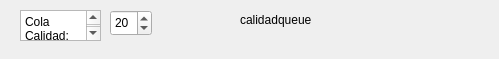
    <widget class="QWidget" name="scrollAreaWidgetContents_12">
     <property name="geometry">
      <rect>
       <x>0</x>
       <y>0</y>
       <width>499</width>
       <height>59</height>
      </rect>
     </property>
     <widget class="QTextEdit" name="textEdit_11">
      <property name="geometry">
       <rect>
        <x>20</x>
        <y>10</y>
        <width>81</width>
        <height>31</height>
       </rect>
      </property>
      <property name="html">
       <string>&lt;!DOCTYPE HTML PUBLIC &quot;-//W3C//DTD HTML 4.0//EN&quot; &quot;http://www.w3.org/TR/REC-html40/strict.dtd&quot;&gt;
&lt;html&gt;&lt;head&gt;&lt;meta name=&quot;qrichtext&quot; content=&quot;1&quot; /&gt;&lt;meta charset=&quot;utf-8&quot; /&gt;&lt;style type=&quot;text/css&quot;&gt;
p, li { white-space: pre-wrap; }
hr { height: 1px; border-width: 0; }
li.unchecked::marker { content: &quot;\2610&quot;; }
li.checked::marker { content: &quot;\2612&quot;; }
&lt;/style&gt;&lt;/head&gt;&lt;body style=&quot; font-family:'Segoe UI'; font-size:9pt; font-weight:400; font-style:normal;&quot;&gt;
&lt;p style=&quot; margin-top:0px; margin-bottom:0px; margin-left:0px; margin-right:0px; -qt-block-indent:0; text-indent:0px;&quot;&gt;Cola Calidad:&lt;/p&gt;&lt;/body&gt;&lt;/html&gt;</string>
      </property>
     </widget>
     <widget class="QLabel" name="calidadLabel">
      <property name="geometry">
       <rect>
        <x>240</x>
        <y>10</y>
        <width>201</width>
        <height>20</height>
       </rect>
      </property>
      <property name="text">
       <string>calidadqueue</string>
      </property>
     </widget>
     <widget class="QSpinBox" name="calidadSpinBox">
      <property name="geometry">
       <rect>
        <x>110</x>
        <y>10</y>
        <width>42</width>
        <height>26</height>
       </rect>
      </property>
      <property name="minimum">
       <number>1</number>
      </property>
      <property name="value">
       <number>20</number>
      </property>
     </widget>
    </widget>
